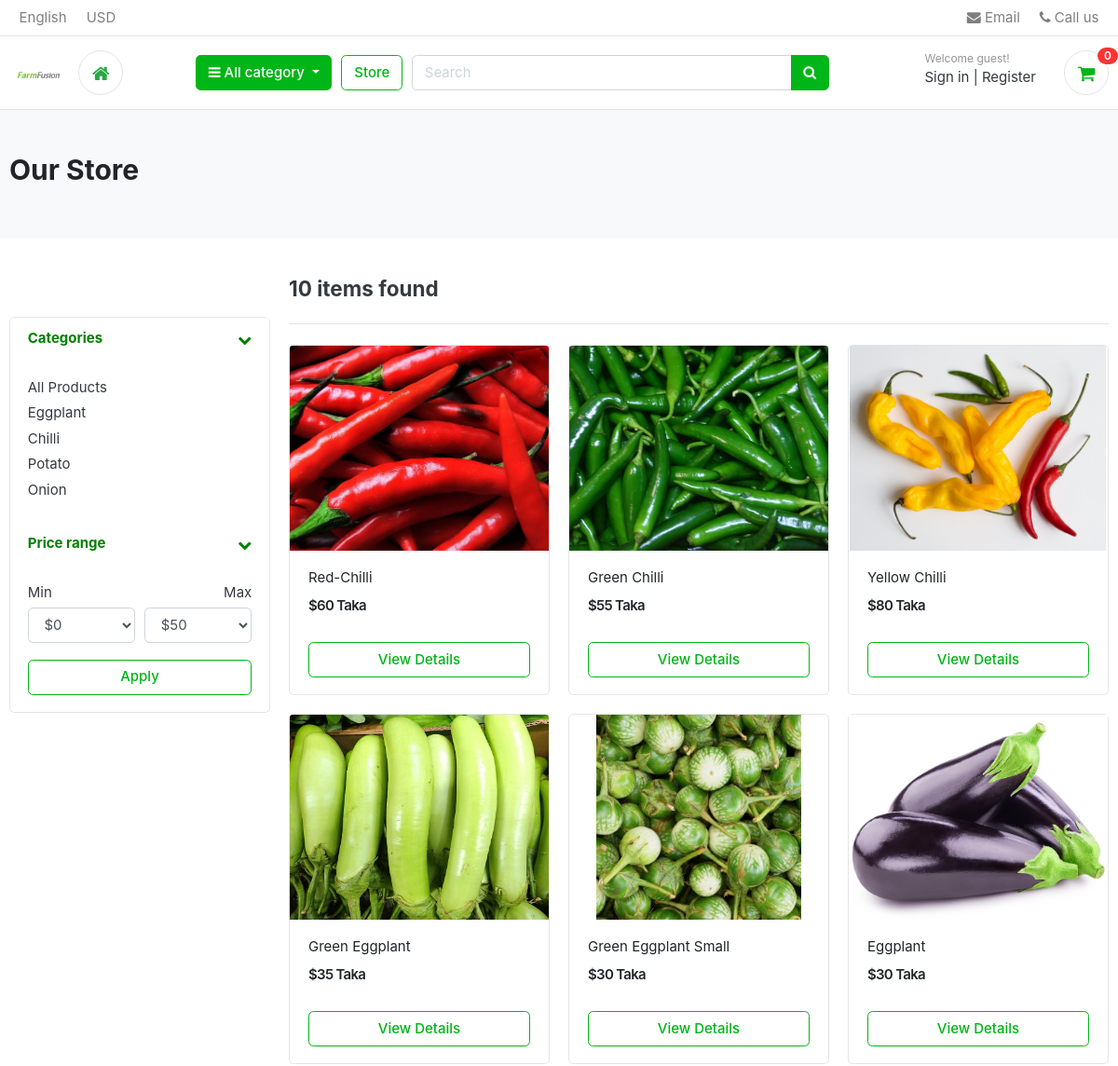
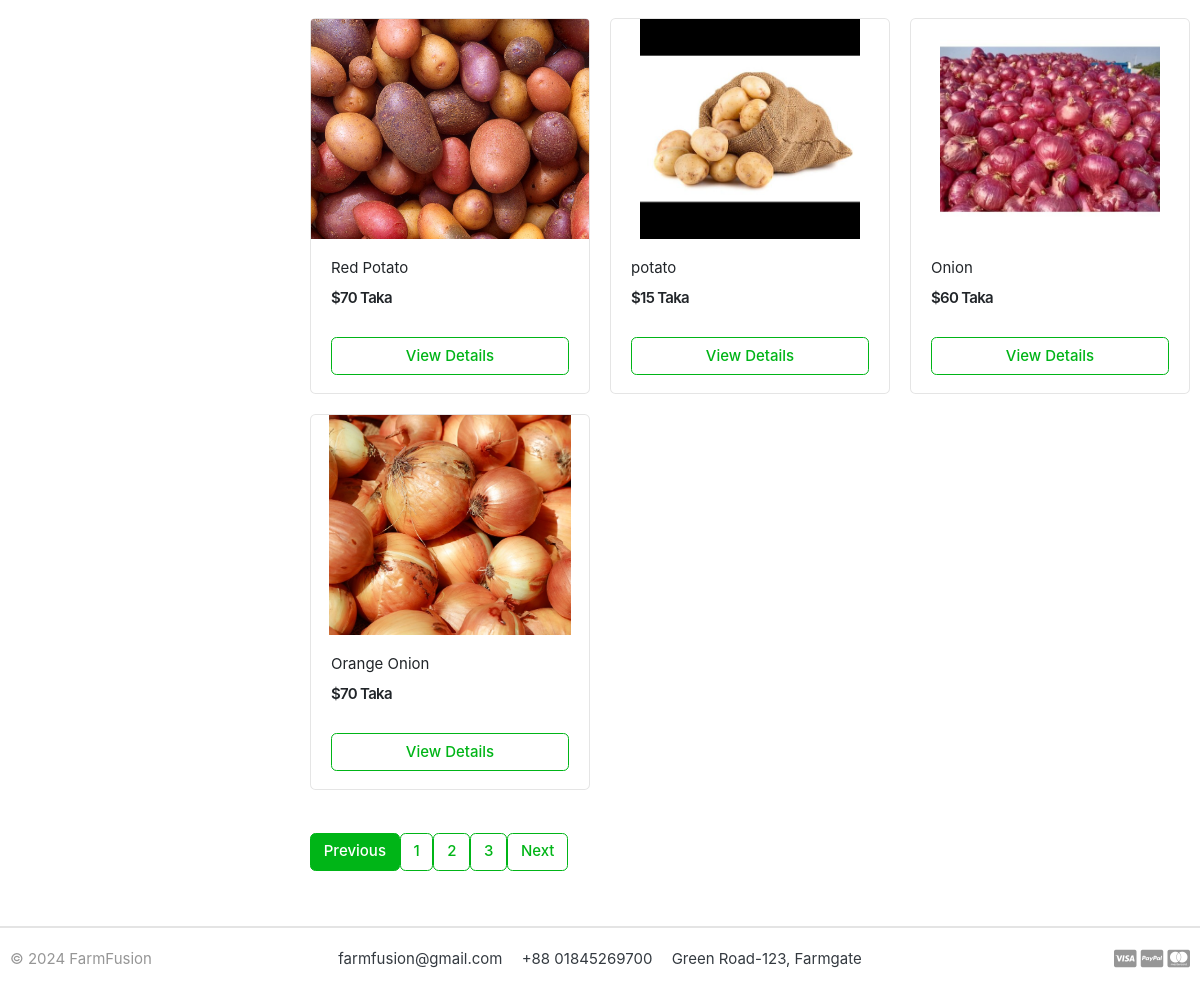
/store/, run on the app's committed database (2 pictures, top to bottom).
### category/models.py (models this page shows, shortened)
class Category(models.Model):
    category_name = models.CharField(max_length=50)
    slug = models.SlugField(max_length=100,unique=True)
    description = models.TextField(max_length=250)
    cat_image = models.ImageField(upload_to='photos/categories', blank=True)
    def get_url(self):
        return reverse('products_by_category',args=[self.slug])

### store/models.py (models this page shows, shortened)
class Product(models.Model):
    product_name=models.CharField(max_length=200,unique=True)
    slug = models.SlugField(max_length=200,unique=True)
    description = models.TextField(max_length=500,unique=True)
    price = models.IntegerField()
    images = models.ImageField(upload_to='photos/products')
    stock = models.DecimalField(max_digits=10, decimal_places=2)
    is_available = models.BooleanField(default=True)
    category=models.ForeignKey(Category,on_delete=models.CASCADE)
    created_date = models.DateTimeField(auto_now_add=True)
    modified_date = models.DateTimeField(auto_now=True)
    def get_url(self):
        return reverse('product_detail',args=[self.category.slug,self.slug])

### store/views.py (the view)
# urls.py: path('store/',include('store.urls')),
def store(request, category_slug=None):
    categories = None
    products = None
    if category_slug:
        categories = get_object_or_404(Category, slug=category_slug)
        products = Product.objects.filter(category=categories, is_available=True)
    else:
        products = Product.objects.filter(is_available=True).order_by('id')
    product_count = products.count()
    context = {
        'products': products,
        'product_count': product_count,
    }
    return render(request, 'store/store.html', context)

### carts/context_processors.py (called while the page is built)
def counter(request):
    cart_count =0
    if 'admin' in request.path:
        return{}
    else:
        try:
            cart = Cart.objects.filter(cart_id = _cart_id(request))
            cart_items = CartItem.objects.all().filter(cart=cart[:1])
            for cart_item in cart_items:
                cart_count += cart_item.quantity
        except Cart.DoesNotExist:
            cart_count = 0
    return dict(cart_count=cart_count)

### carts/views.py (called while the page is built)
def _cart_id(request):
    cart = request.session.session_key
    if not cart:
        cart = request.session.create()
    return cart

### category/context_processors.py (called while the page is built)
def menu_links(request):
    links = Category.objects.all()
    return dict(links=links)

### templates/store/store.html (shortened to what this page needs)
{% extends 'base.html' %}
{% load static %}
{% block content %}
<section class="section-pagetop bg">
<div class="container">
	{% if 'search' in request.path %}
	<h2 class="title-page">Search Results</h2>
	{% else %}
	<h2 class="title-page">Our Store</h2>
	{% endif %}
</div>
</section>
<section class="section-content padding-y">
<div class="container">
<div class="row">
	<aside class="col-md-3">
		<br><br>
<div class="card">
	<article class="filter-group">
		<header class="card-header">
			<a href="#" data-toggle="collapse" data-target="#collapse_1" aria-expanded="true" class="">
				<i class="icon-control fa fa-chevron-down" style="color: green"></i>
				<h6 class="title" style="color: green">Categories</h6>
			</a>
		</header>
		<div class="filter-content collapse show" id="collapse_1" style="">
			<div class="card-body">
				<ul class="list-menu">
					<li><a href="{% url 'store' %}">All Products</a></li>
					{% for category in links %}
				<li><a href="{{ category.get_url }}">{{ category.category_name }} </a></li>
					{% endfor %}
				</ul>
			</div>
		</div>
	<article class="filter-group">
		<header class="card-header">
			<a href="#" data-toggle="collapse" data-target="#collapse_3" aria-expanded="true" class="">
				<i class="icon-control fa fa-chevron-down" style="color: green"></i>
				<h6 class="title" style="color: green" >Price range </h6>
			</a>
		</header>
		<div class="filter-content collapse show" id="collapse_3" style="">
			<div class="card-body">
				<div class="form-row">
				<div class="form-group col-md-6">
				  <label>Min</label>
				  	<select class="mr-2 form-control">
						<option value="0">$0</option>
					</select>
				</div>
				<div class="form-group text-right col-md-6">
				  <label>Max</label>
				  	<select class="mr-2 form-control">
						<option value="50">$50</option>
					</select>
				</div>
				</div>
				<button class="btn btn-block btn-outline-success">Apply</button>
			</div>
		</div>
	</article>
	</article>
</div>
	</aside>
	<main class="col-md-9">
<header class="border-bottom mb-4 pb-3">
		<div class="form-inline">
			<h4><span class="mr-md-auto">{{ product_count}} items found </span></h4>
		</div>
</header>
<div class="row">
	{% if products %}
	{% for product in products %}
	<div class="col-md-4">
		<figure class="card card-product-grid">
			<div class="img-wrap">
				<a href="{{ product.get_url }}"><img src="{{ product.images.url }}"></a>
			</div>
			<figcaption class="info-wrap">
				<div class="fix-height">
					<a href="{{ product.get_url }}" class="title">{{ product.product_name }}</a>
					<div class="price-wrap mt-2">
						<span class="price">${{ product.price }} Taka</span>
					</div>
				</div>
				<a href="{{ product.get_url }}" class="btn btn-block btn-outline-success">View Details </a>
			</figcaption>
		</figure>
	</div>
	{% endfor %}
	{% endif %}
</div>
<nav class="mt-4" aria-label="Page navigation sample">
  <ul class="pagination">
      <li class="page-item disabled"><a class="btn btn-success" href="#">Previous</a></li>
	  <li class="page-item"><a class="btn btn-outline-success" href="#">1</a></li>
	  <li class="page-item"><a class="btn btn-outline-success" href="#">2</a></li>
      <li class="page-item"><a class="btn btn-outline-success" href="#">3</a></li>
      <li class="page-item"><a class="btn btn-outline-success" href="#">Next</a></li>
  </ul>
</nav>
	</main>
</div>
</div>
</section>
{% endblock %}

### static/css/ui.css (style rules this page uses)
html { font-family: "Inter", sans-serif; font-size: 15px; }
.img-wrap { text-align: center; display: block; }
.img-wrap img { max-width: 100%; }
.price-wrap { letter-spacing: -0.7px; }
.padding-y { padding-top: 40px; padding-bottom: 40px; }
figure { margin-bottom: 0; }
article:after, .form-group:after { display: block; clear: both; content: ""; }
.bg { background-color: #f8f9fa; }
.title-page { color: #212529; }
[class*=list-] li:after { visibility: hidden; display: block; content: ""; overflow: hidden; height: 0; clear: both; }
.list-menu { list-style: none; margin: 0; padding-left: 0; }
.list-menu li { margin-bottom: 5px; }
.list-menu a { color: #343a40; }
[class*=card-product] a.title { color: #212529; display: block; }
[class*=card-product] .img-wrap { overflow: hidden; position: relative; }
[class*=card-product] .img-wrap img { height: 100%; max-width: 100%; width: auto; display: inline-block; -o-object-fit: cover; object-fit: cover; }
.card-product-grid { margin-bottom: 20px; }
.card-product-grid .img-wrap { border-radius: 0.2rem 0.2rem 0 0; height: 220px; }
.card-product-grid .info-wrap { overflow: hidden; padding: 18px 20px; }
.card-product-grid .fix-height { height: 80px; overflow: hidden; }
.card .img-wrap { overflow: hidden; }
.price { font-weight: 600; color: #212529; }
.icon-control { margin-top: 5px; float: right; font-size: 80%; }
.card-header .title { margin-bottom: 0; line-height: 1.5; }
.filter-group { border-bottom: 1px solid #e4e4e4; }
.filter-group .card-header { border-bottom: 0; }
.filter-group:last-child { border-bottom: 0; }
.section-pagetop { padding: 45px 0; }

### data on the page
Category: category_name "Eggplant"
Category: category_name "Chilli"
Category: category_name "Potato"
Category: category_name "Onion"
Product: images (picture), product_name "Red-Chilli", price "60"
Product: images (picture), product_name "Green Chilli", price "55"
Product: images (picture), product_name "Yellow Chilli", price "80"
Product: images (picture), product_name "Green Eggplant", price "35"
Product: images (picture), product_name "Green Eggplant Small", price "30"
Product: images (picture), product_name "Eggplant", price "30"
Product: images (picture), product_name "Red Potato", price "70"
Product: images (picture), product_name "potato", price "15"
Product: images (picture), product_name "Onion", price "60"
Product: images (picture), product_name "Orange Onion", price "70"

### other printed values
{{ cart_count }} "0"
{{ product_count }} "10"
